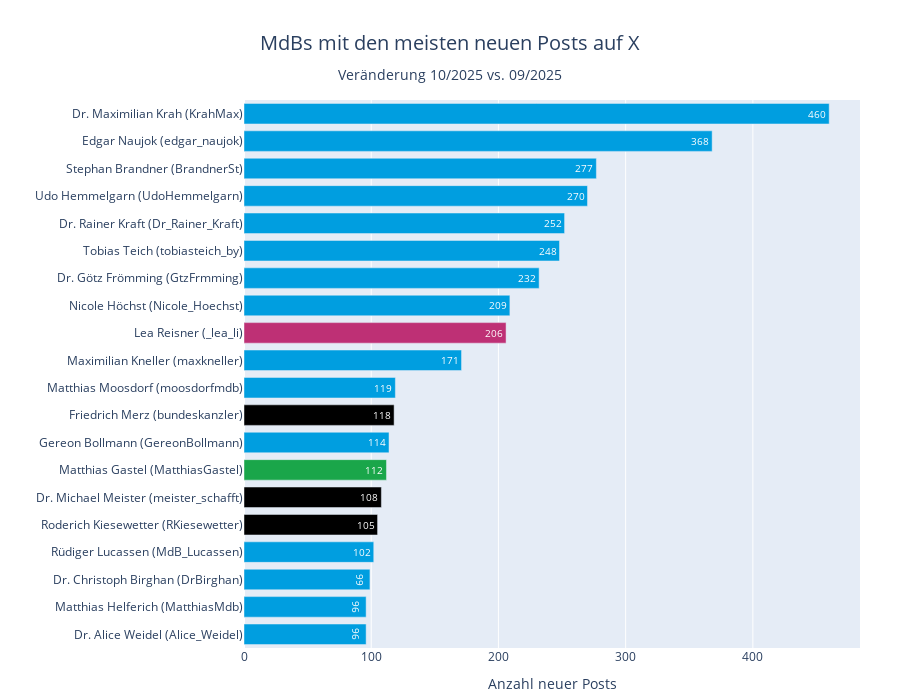

The notebook cell this image was saved under:
### Code cell
plot_party_hbar(
    df_profiles, 
    'username', 
    'delta_tweet_count', 
    top_n=20, 
    title='MdBs mit den meisten neuen Posts auf X',
    x_label='Anzahl neuer Posts',
    save_name="top20_new_posts",
)

### Figure 1 — Plotly figure (JSON) as saved in the notebook; plotly's stock layout.template omitted (floating-point values rounded to 4 significant figures)
{"data": [{"cliponaxis": false, "customdata": [["AFD", "KrahMax", "Dr. Maximilian Krah"], ["AFD", "edgar_naujok", "Edgar Naujok"], ["AFD", "BrandnerSt", "Stephan Brandner"], ["AFD", "UdoHemmelgarn", "Udo Hemmelgarn"], ["AFD", "Dr_Rainer_Kraft", "Dr. Rainer Kraft"], ["AFD", "tobiasteich_by", "Tobias Teich"], ["AFD", "GtzFrmming", "Dr. Götz Frömming"], ["AFD", "Nicole_Hoechst", "Nicole Höchst"], ["DIE LINKE.", "_lea_li", "Lea Reisner"], ["AFD", "maxkneller", "Maximilian Kneller"], ["AFD", "moosdorfmdb", "Matthias Moosdorf"], ["CDU/CSU", "bundeskanzler", "Friedrich Merz"], ["AFD", "GereonBollmann", "Gereon Bollmann"], ["BÜNDNIS 90/DIE GRÜNEN", "MatthiasGastel", "Matthias Gastel"], ["CDU/CSU", "meister_schafft", "Dr. Michael Meister"], ["CDU/CSU", "RKiesewetter", "Roderich Kiesewetter"], ["AFD", "MdB_Lucassen", "Rüdiger Lucassen"], ["AFD", "DrBirghan", "Dr. Christoph Birghan"], ["AFD", "MatthiasMdb", "Matthias Helferich"], ["AFD", "Alice_Weidel", "Dr. Alice Weidel"]], "hovertemplate": "Name: %{customdata[2]} (%{customdata[1]})<br>Anzahl neuer Posts: %{x:,.0f}<br>partei_kurz: %{customdata[0]}<extra></extra>", "insidetextanchor": "end", "marker": {"color": ["#009EE0", "#009EE0", "#009EE0", "#009EE0", "#009EE0", "#009EE0", "#009EE0", "#009EE0", "#BE3075", "#009EE0", "#009EE0", "#000000", "#009EE0", "#1AA64A", "#000000", "#000000", "#009EE0", "#009EE0", "#009EE0", "#009EE0"]}, "orientation": "h", "text": ["460", "368", "277", "270", "252", "248", "232", "209", "206", "171", "119", "118", "114", "112", "108", "105", "102", "99", "96", "96"], "textfont": {"color": ["#FFFFFF", "#FFFFFF", "#FFFFFF", "#FFFFFF", "#FFFFFF", "#FFFFFF", "#FFFFFF", "#FFFFFF", "#FFFFFF", "#FFFFFF", "#FFFFFF", "#FFFFFF", "#FFFFFF", "#FFFFFF", "#FFFFFF", "#FFFFFF", "#FFFFFF", "#FFFFFF", "#FFFFFF", "#FFFFFF"]}, "textposition": ["inside", "inside", "inside", "inside", "inside", "inside", "inside", "inside", "inside", "inside", "inside", "inside", "inside", "inside", "inside", "inside", "inside", "inside", "inside", "inside"], "texttemplate": "%{text}", "type": "bar", "x": [460.0, 368.0, 277.0, 270.0, 252.0, 248.0, 232.0, 209.0, 206.0, 171.0, 119.0, 118.0, 114.0, 112.0, 108.0, 105.0, 102.0, 99.0, 96.0, 96.0], "y": ["Dr. Maximilian Krah (KrahMax)", "Edgar Naujok (edgar_naujok)", "Stephan Brandner (BrandnerSt)", "Udo Hemmelgarn (UdoHemmelgarn)", "Dr. Rainer Kraft (Dr_Rainer_Kraft)", "Tobias Teich (tobiasteich_by)", "Dr. Götz Frömming (GtzFrmming)", "Nicole Höchst (Nicole_Hoechst)", "Lea Reisner (_lea_li)", "Maximilian Kneller (maxkneller)", "Matthias Moosdorf (moosdorfmdb)", "Friedrich Merz (bundeskanzler)", "Gereon Bollmann (GereonBollmann)", "Matthias Gastel (MatthiasGastel)", "Dr. Michael Meister (meister_schafft)", "Roderich Kiesewetter (RKiesewetter)", "Rüdiger Lucassen (MdB_Lucassen)", "Dr. Christoph Birghan (DrBirghan)", "Matthias Helferich (MatthiasMdb)", "Dr. Alice Weidel (Alice_Weidel)"]}], "layout": {"bargap": 0.25, "height": 700, "margin": {"b": 10, "l": 10, "r": 40, "t": 100}, "title": {"font": {"size": 20}, "text": "MdBs mit den meisten neuen Posts auf X<br><sub style='font-size:0.85em; line-height:0.5;'>Veränderung 10/2025 vs. 09/2025</sub>", "x": 0.5, "xanchor": "center", "yanchor": "top", "yref": "container"}, "uniformtext": {"minsize": 8, "mode": "show"}, "xaxis": {"title": {"text": "Anzahl neuer Posts"}}, "yaxis": {"categoryarray": ["Dr. Alice Weidel (Alice_Weidel)", "Matthias Helferich (MatthiasMdb)", "Dr. Christoph Birghan (DrBirghan)", "Rüdiger Lucassen (MdB_Lucassen)", "Roderich Kiesewetter (RKiesewetter)", "Dr. Michael Meister (meister_schafft)", "Matthias Gastel (MatthiasGastel)", "Gereon Bollmann (GereonBollmann)", "Friedrich Merz (bundeskanzler)", "Matthias Moosdorf (moosdorfmdb)", "Maximilian Kneller (maxkneller)", "Lea Reisner (_lea_li)", "Nicole Höchst (Nicole_Hoechst)", "Dr. Götz Frömming (GtzFrmming)", "Tobias Teich (tobiasteich_by)", "Dr. Rainer Kraft (Dr_Rainer_Kraft)", "Udo Hemmelgarn (UdoHemmelgarn)", "Stephan Brandner (BrandnerSt)", "Edgar Naujok (edgar_naujok)", "Dr. Maximilian Krah (KrahMax)"], "categoryorder": "array", "title": {"text": ""}}}}
